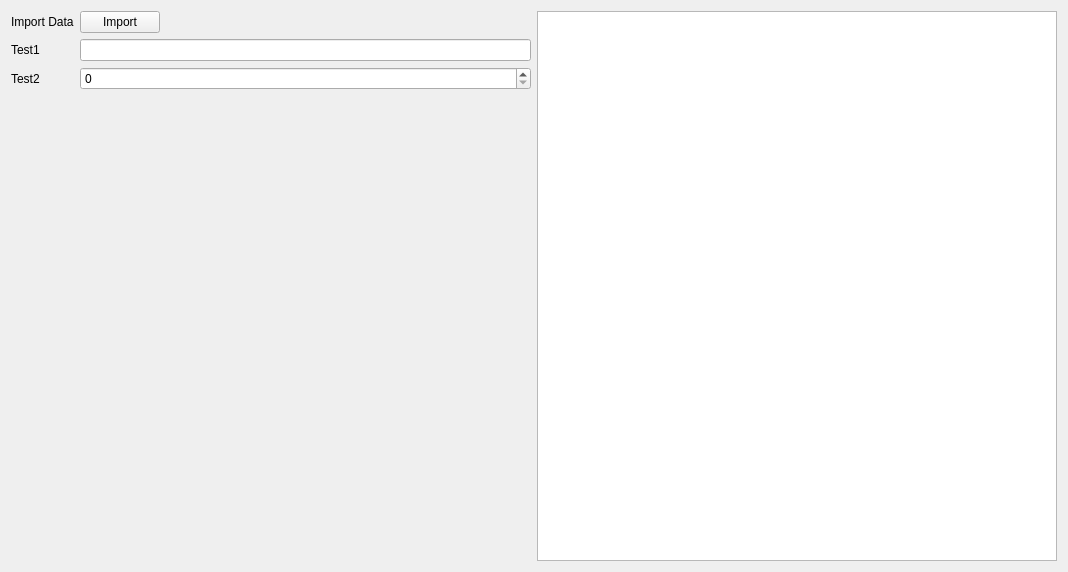
<?xml version="1.0" encoding="UTF-8"?>
<ui version="4.0">
 <class>inputTitrationOpt</class>
 <widget class="QWidget" name="inputTitrationOpt">
  <property name="geometry">
   <rect>
    <x>0</x>
    <y>0</y>
    <width>1068</width>
    <height>572</height>
   </rect>
  </property>
  <property name="sizePolicy">
   <sizepolicy hsizetype="Expanding" vsizetype="Expanding">
    <horstretch>0</horstretch>
    <verstretch>0</verstretch>
   </sizepolicy>
  </property>
  <property name="focusPolicy">
   <enum>Qt::ClickFocus</enum>
  </property>
  <property name="windowTitle">
   <string>Form</string>
  </property>
  <layout class="QHBoxLayout" name="horizontalLayout">
   <item>
    <layout class="QFormLayout" name="formLayout">
     <property name="rightMargin">
      <number>0</number>
     </property>
     <item row="1" column="0">
      <widget class="QLabel" name="test1Label">
       <property name="text">
        <string>Test1</string>
       </property>
      </widget>
     </item>
     <item row="1" column="1">
      <widget class="QLineEdit" name="test1LineEdit"/>
     </item>
     <item row="2" column="0">
      <widget class="QLabel" name="test2Label">
       <property name="text">
        <string>Test2</string>
       </property>
      </widget>
     </item>
     <item row="2" column="1">
      <widget class="QSpinBox" name="test2SpinBox"/>
     </item>
     <item row="0" column="0">
      <widget class="QLabel" name="importDataLabel">
       <property name="text">
        <string>Import Data</string>
       </property>
      </widget>
     </item>
     <item row="0" column="1">
      <widget class="QPushButton" name="pushButton">
       <property name="sizePolicy">
        <sizepolicy hsizetype="Maximum" vsizetype="Fixed">
         <horstretch>0</horstretch>
         <verstretch>0</verstretch>
        </sizepolicy>
       </property>
       <property name="text">
        <string>Import</string>
       </property>
      </widget>
     </item>
    </layout>
   </item>
   <item>
    <layout class="QVBoxLayout" name="verticalLayout">
     <item>
      <widget class="QTableView" name="tableView"/>
     </item>
    </layout>
   </item>
  </layout>
 </widget>
 <resources/>
 <connections/>
</ui>
